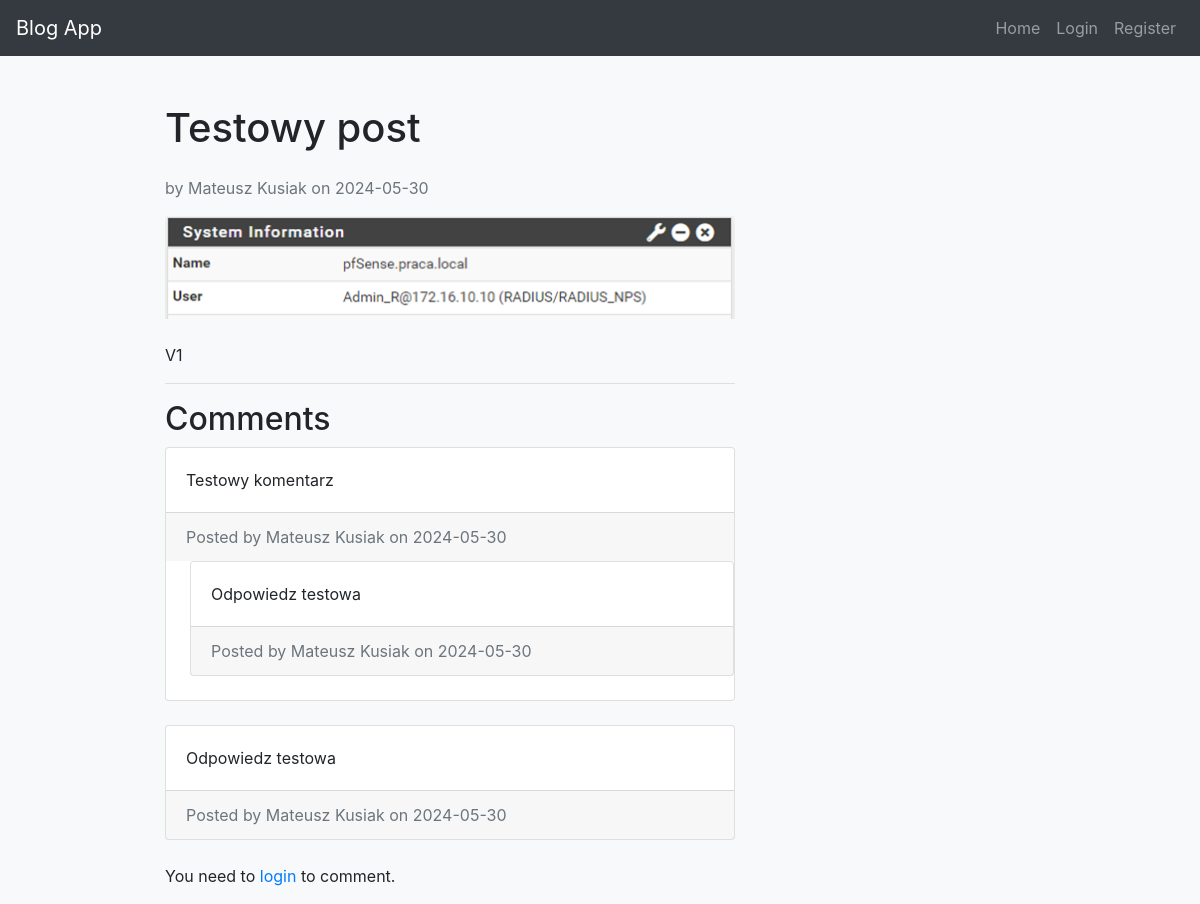
/post/1, run on the app's committed database.
### models.py (models this page shows)
class Post(db.Model):
    id = db.Column(db.Integer, primary_key=True)
    title = db.Column(db.String(100), nullable=False)
    date_posted = db.Column(db.DateTime, nullable=False, default=datetime.utcnow)
    content = db.Column(db.Text, nullable=False)
    image_url = db.Column(db.String(120), nullable=True)
    user_id = db.Column(db.Integer, db.ForeignKey('user.id'), nullable=False)
    comments = db.relationship('Comment', backref='post', lazy=True)

class User(UserMixin, db.Model):
    id = db.Column(db.Integer, primary_key=True)
    username = db.Column(db.String(20), unique=True, nullable=False)
    email = db.Column(db.String(120), unique=True, nullable=False)
    password = db.Column(db.String(60), nullable=False)
    posts = db.relationship('Post', backref='author', lazy=True)
    comments = db.relationship('Comment', backref='author', lazy=True)

class Comment(db.Model):
    id = db.Column(db.Integer, primary_key=True)
    date_posted = db.Column(db.DateTime, nullable=False, default=datetime.utcnow)
    content = db.Column(db.Text, nullable=False)
    user_id = db.Column(db.Integer, db.ForeignKey('user.id'), nullable=False)
    post_id = db.Column(db.Integer, db.ForeignKey('post.id'), nullable=False)
    parent_id = db.Column(db.Integer, db.ForeignKey('comment.id'), nullable=True)
    replies = db.relationship('Comment', backref=db.backref('parent', remote_side=[id]), lazy=True)

### app.py (the view, shortened to what this page needs)
@app.route('/post/<int:post_id>', methods=['GET', 'POST'])
def post(post_id):
    post = Post.query.get_or_404(post_id)
    form = CommentForm()
    return render_template('post.html', post=post, form=form)

### templates/post.html (shortened to what this page needs)
{% extends "base.html" %}
{% block content %}
    <div class="row">
        <div class="col-lg-8">
            <h1 class="my-4">{{ post.title }}</h1>
            <p class="text-muted">by {{ post.author.username }} on {{ post.date_posted.strftime('%Y-%m-%d') }}</p>
            {% if post.image_url %}
                <img src="{{ url_for('uploaded_file', filename=post.image_url) }}" alt="Post image" class="img-fluid mb-4">
            {% endif %}
            <p>{{ post.content }}</p>
            <hr>
            <h2>Comments</h2>
            {% for comment in post.comments %}
                {% include 'comment.html' %}
            {% endfor %}
            {% if current_user.is_authenticated %}
                <form method="POST">
                    {{ form.hidden_tag() }}
                    <div class="form-group">
                        {{ form.content.label(class="form-label") }}
                        {{ form.content(class="form-control") }}
                        {{ form.parent_id(type="hidden", value="") }}
                    </div>
                    <div class="form-group">
                        {{ form.submit(class="btn btn-primary") }}
                    </div>
                </form>
            {% else %}
                <p>You need to <a href="{{ url_for('login') }}">login</a> to comment.</p>
            {% endif %}
        </div>
    </div>
{% endblock %}

### templates/comment.html (shortened to what this page needs)
<div class="card mb-4">
    <div class="card-body">
        <p class="card-text">{{ comment.content }}</p>
    </div>
    <div class="card-footer text-muted">
        Posted by {{ comment.author.username }} on {{ comment.date_posted.strftime('%Y-%m-%d') }}
    </div>
    <div class="ml-4">
        {% for reply in comment.replies %}
            {% set comment = reply %}
            {% include 'comment.html' %}
        {% endfor %}
    </div>
</div>

### static/style.css (style rules this page uses)
body { background-color: #f8f9fa; }

### data on the page
Post: title "Testowy post", date_posted "2024-05-30", image_url (picture), content "V1"
User: author.username "Mateusz Kusiak"
Comment: content "Testowy komentarz", author.username "Mateusz Kusiak", date_posted "2024-05-30"
Comment: content "Odpowiedz testowa", date_posted "2024-05-30", author.username "Mateusz Kusiak"
